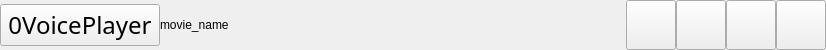
<?xml version="1.0" encoding="UTF-8"?>
<ui version="4.0">
 <class>TitleBar</class>
 <widget class="QWidget" name="TitleBar">
  <property name="geometry">
   <rect>
    <x>0</x>
    <y>0</y>
    <width>826</width>
    <height>50</height>
   </rect>
  </property>
  <property name="minimumSize">
   <size>
    <width>0</width>
    <height>50</height>
   </size>
  </property>
  <property name="maximumSize">
   <size>
    <width>16777215</width>
    <height>50</height>
   </size>
  </property>
  <property name="windowTitle">
   <string>Form</string>
  </property>
  <layout class="QHBoxLayout" name="horizontalLayout">
   <property name="spacing">
    <number>0</number>
   </property>
   <property name="leftMargin">
    <number>0</number>
   </property>
   <property name="topMargin">
    <number>0</number>
   </property>
   <property name="rightMargin">
    <number>0</number>
   </property>
   <property name="bottomMargin">
    <number>0</number>
   </property>
   <item>
    <widget class="QPushButton" name="menuBtn">
     <property name="minimumSize">
      <size>
       <width>160</width>
       <height>0</height>
      </size>
     </property>
     <property name="maximumSize">
      <size>
       <width>160</width>
       <height>16777215</height>
      </size>
     </property>
     <property name="font">
      <font>
       <family>Bahnschrift Light SemiCondensed</family>
       <pointsize>18</pointsize>
      </font>
     </property>
     <property name="text">
      <string>0VoicePlayer</string>
     </property>
    </widget>
   </item>
   <item>
    <widget class="QLabel" name="movieNameLab">
     <property name="minimumSize">
      <size>
       <width>426</width>
       <height>50</height>
      </size>
     </property>
     <property name="text">
      <string>movie_name</string>
     </property>
     <property name="margin">
      <number>15</number>
     </property>
    </widget>
   </item>
   <item>
    <spacer name="horizontalSpacer">
     <property name="orientation">
      <enum>Qt::Horizontal</enum>
     </property>
     <property name="sizeHint" stdset="0">
      <size>
       <width>37</width>
       <height>20</height>
      </size>
     </property>
    </spacer>
   </item>
   <item>
    <widget class="QPushButton" name="minBtn">
     <property name="minimumSize">
      <size>
       <width>50</width>
       <height>50</height>
      </size>
     </property>
     <property name="maximumSize">
      <size>
       <width>50</width>
       <height>50</height>
      </size>
     </property>
     <property name="text">
      <string/>
     </property>
    </widget>
   </item>
   <item>
    <widget class="QPushButton" name="maxBtn">
     <property name="minimumSize">
      <size>
       <width>50</width>
       <height>50</height>
      </size>
     </property>
     <property name="maximumSize">
      <size>
       <width>50</width>
       <height>50</height>
      </size>
     </property>
     <property name="text">
      <string/>
     </property>
    </widget>
   </item>
   <item>
    <widget class="QPushButton" name="fullScreenBtn">
     <property name="minimumSize">
      <size>
       <width>50</width>
       <height>50</height>
      </size>
     </property>
     <property name="maximumSize">
      <size>
       <width>50</width>
       <height>50</height>
      </size>
     </property>
     <property name="text">
      <string/>
     </property>
    </widget>
   </item>
   <item>
    <widget class="QPushButton" name="closeBtn">
     <property name="minimumSize">
      <size>
       <width>50</width>
       <height>50</height>
      </size>
     </property>
     <property name="maximumSize">
      <size>
       <width>50</width>
       <height>50</height>
      </size>
     </property>
     <property name="text">
      <string/>
     </property>
    </widget>
   </item>
  </layout>
 </widget>
 <resources/>
 <connections/>
</ui>
